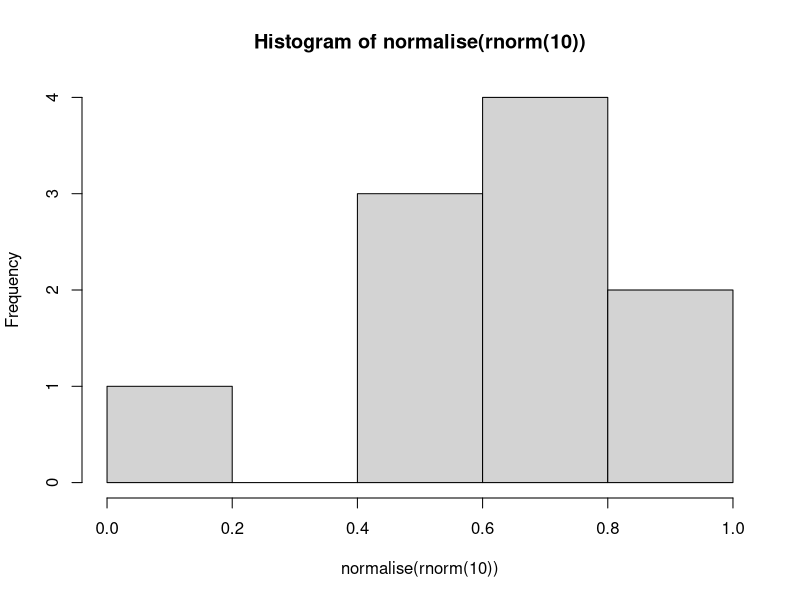
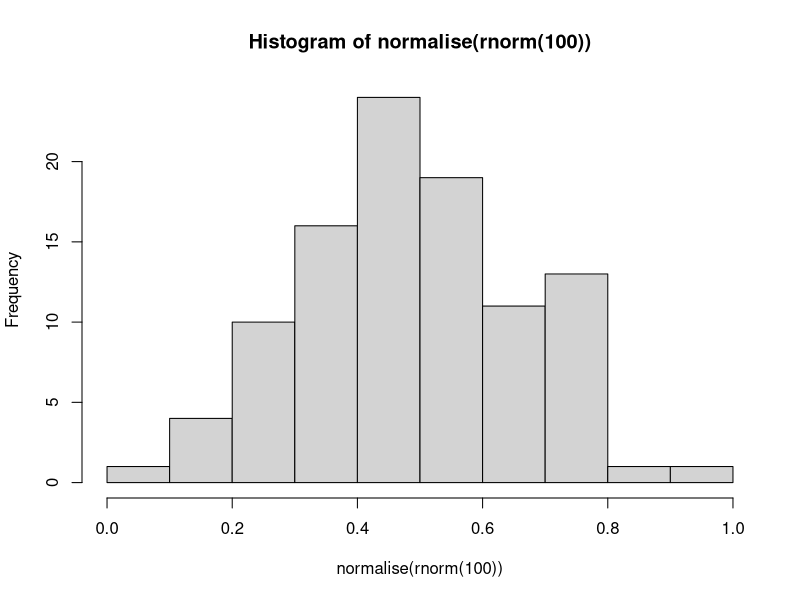
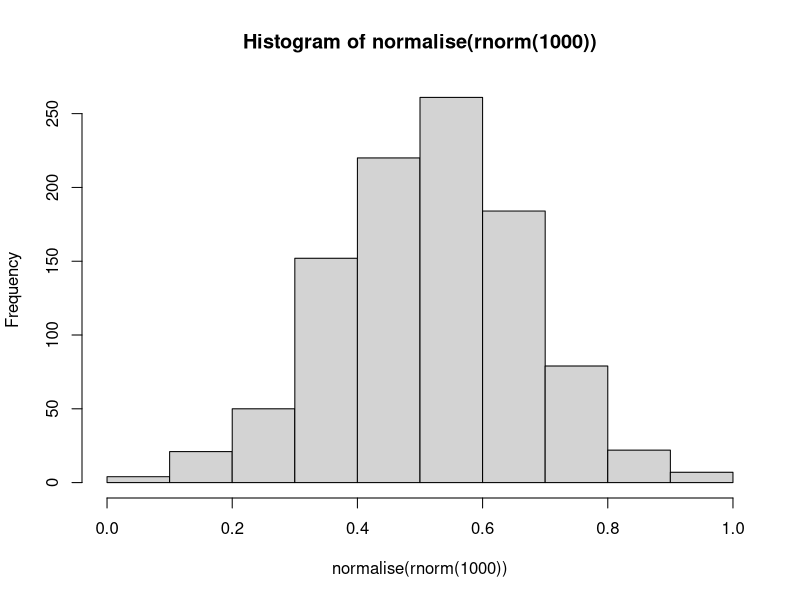
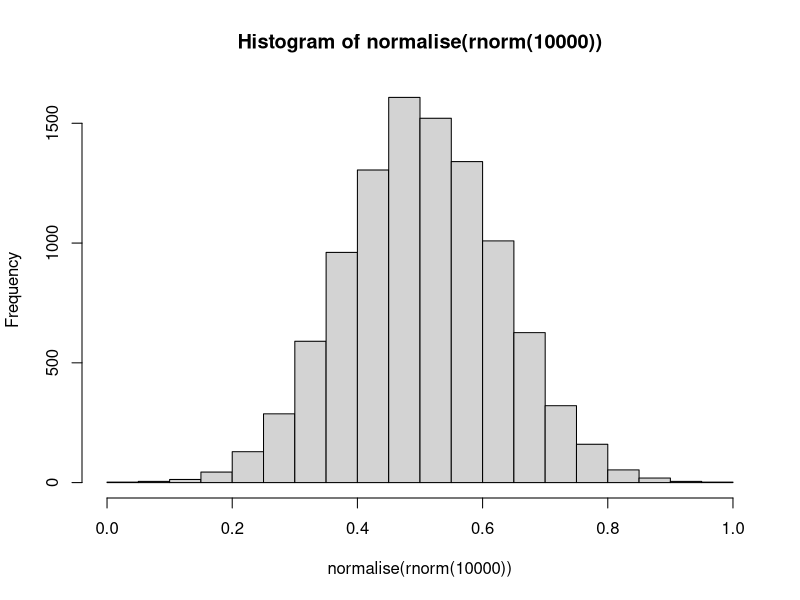
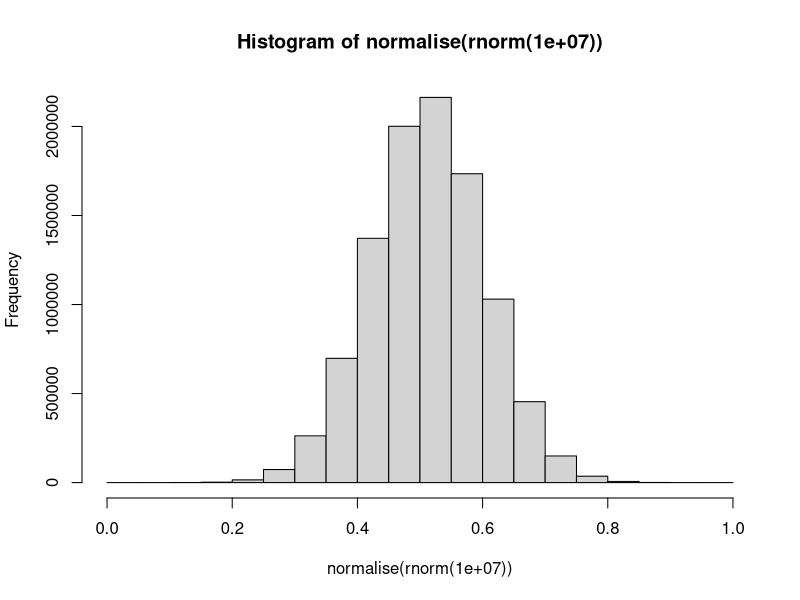

Reproduce these figures in R, in order.
## Nomor 1
seq(1, 100, .5)
2:200 / 2
1:100 + 0.5

c(1:100, 23,1)
1:100

seq(5, 213, 208/427) == seq(5, 213, length.out = 428) 
seq(5, 213, length = 428)



## Nomor 2
x <- c(round(runif(100, 1, 100), 1))

sample_index <- sample(x = 1:length(x), 
                       size = 250, replace = TRUE)  



## Nomor 3
normalise <- function (zx) { 
  znorm = (zx-min(zx))/(max(zx)-min(zx))
  return(znorm)
}

zx <- rnorm(10)

hist(normalise(rnorm(10)))
hist(normalise(rnorm(100)))
hist(normalise(rnorm(1000)))
hist(normalise(rnorm(10000)))
hist(normalise(rnorm(10000000)))



## Nomor 4
my_vector <- c(423, 765, 362, 752, 134, 963, 
               523, 456, 375, 543, 743, 623,                
               413, 654, 874, 205, 889, 139,
               864, 427, 874, 985, 938, 123,
               543, 984, 123, 234, 581, 490
              )

sort(my_vector, decreasing = TRUE)[6]

my_matrix <- matrix(my_vector, nrow = 6)

my_matrix <- rbind(my_matrix, rep(505, 5))

my_matrix[3]
my_matrix[3, ]
my_matrix[23]
my_matrix[-3, -c(3,4)]
rowMeans(my_matrix)
rowSums(my_matrix)
colMeans(my_matrix)
colSums(my_matrix)

min(rowMeans(my_matrix))
max(colSums(my_matrix))



# Nomor 5
IP <- function(bobot_nilai, sks) {
  return(sum(bobot_nilai * sks) / sum(sks))
}

IP(c(3,4,3,4), c(3,3,2,3))

vec_matkul <- c(
  "MatOp", "OR 1", "STI 1", "P3", "Prakt P3", 
  "PP 2", "MNP", "ElMes", "Probabilitas", "OMI"
)
vec_nilai <- c(
  80, 84, 82, 95, 99, 63, 77, 56, 91, 69
)
vec_sks <- c(
  2, 3, 2, 3, 1, 2, 2, 2, 2, 2
)

nilai_tido <- data.frame(matkul = vec_matkul,
                         nilai = vec_nilai,
                         sks = vec_sks)

konversi_nilai_numerik <- function(nilai) {
  tmp <- vector('numeric', length = length(nilai))
  tmp[nilai > 80] <- 4
  tmp[nilai > 70 & nilai <= 80] <- 3
  tmp[nilai > 60 & nilai <= 70] <- 2
  tmp[nilai > 50 & nilai <= 60] <- 1
  tmp[nilai <= 50] <- 0
  return(tmp)
}

bobot_nilai <- konversi_nilai_numerik(nilai_tido[, 'nilai'])
bobot_nilai
sks <- nilai_tido[, 'sks']

IP(bobot_nilai, sks)






